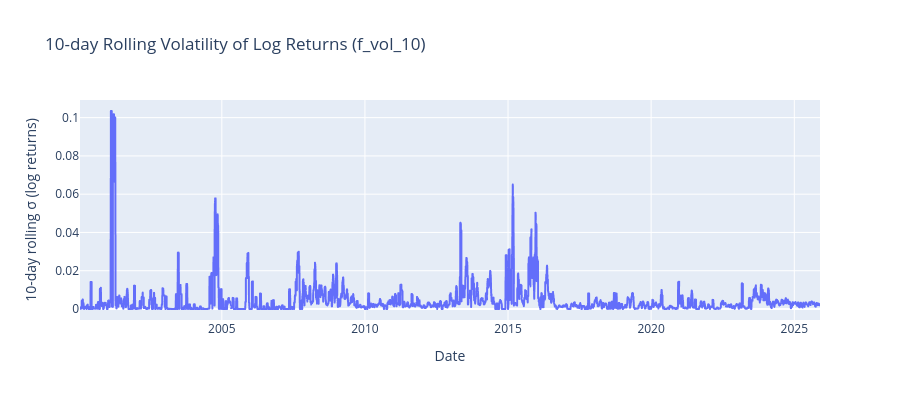

The notebook cell saved with this chart:
### Code cell
# %%
# ===== Feature computation, high-vol indicator, saving =====

df_feat = compute_features(df)

# Add high-volatility indicator based on V1-train f_vol_10 distribution
df_feat, high_vol_threshold = add_high_vol_indicator(
    df_feat,
    train_start=V1_TRAIN_START,
    train_end=V1_TRAIN_END,
    vol_col="f_vol_10",
    quantile=0.7,
    indicator_col="f_high_vol",
)
features_out_path = DATA_DERIVED / "mru_usd_features_all_week5.csv"
df_feat.to_csv(features_out_path, index=False)
print(f"\nSaved features (core + optional) to: {features_out_path}")

print("\nNon-null counts for core features (whole series):")
print(df_feat[CORE_FEATURE_COLS].notna().sum())

df_vol_plot = df_feat.dropna(subset=["f_vol_10"]).copy()
fig_vol = px.line(
    df_vol_plot,
    x="date",
    y="f_vol_10",
    title="10-day Rolling Volatility of Log Returns (f_vol_10)",
    labels={"date": "Date", "f_vol_10": "10-day rolling σ (log returns)"},
)
fig_vol.update_layout(height=400)
fig_vol.show()

### Figure 1 — Plotly figure (JSON) as saved in the notebook; plotly's stock layout.template omitted (floating-point values rounded to 4 significant figures; data arrays with more than 128 entries replaced by an {"elided": "..."} marker saying what was removed)
{"data": [{"hovertemplate": "Date=%{x}<br>10-day rolling σ (log returns)=%{y}<extra></extra>", "legendgroup": "", "line": {"color": "#636efa", "dash": "solid"}, "marker": {"symbol": "circle"}, "mode": "lines", "name": "", "showlegend": false, "type": "scattergl", "x": {"elided": "6741 str values"}, "xaxis": "x", "y": {"elided": "6741 float values"}, "yaxis": "y"}], "layout": {"height": 400, "legend": {"tracegroupgap": 0}, "title": {"text": "10-day Rolling Volatility of Log Returns (f_vol_10)"}, "xaxis": {"anchor": "y", "domain": [0, 1], "title": {"text": "Date"}}, "yaxis": {"anchor": "x", "domain": [0, 1], "title": {"text": "10-day rolling σ (log returns)"}}}}
